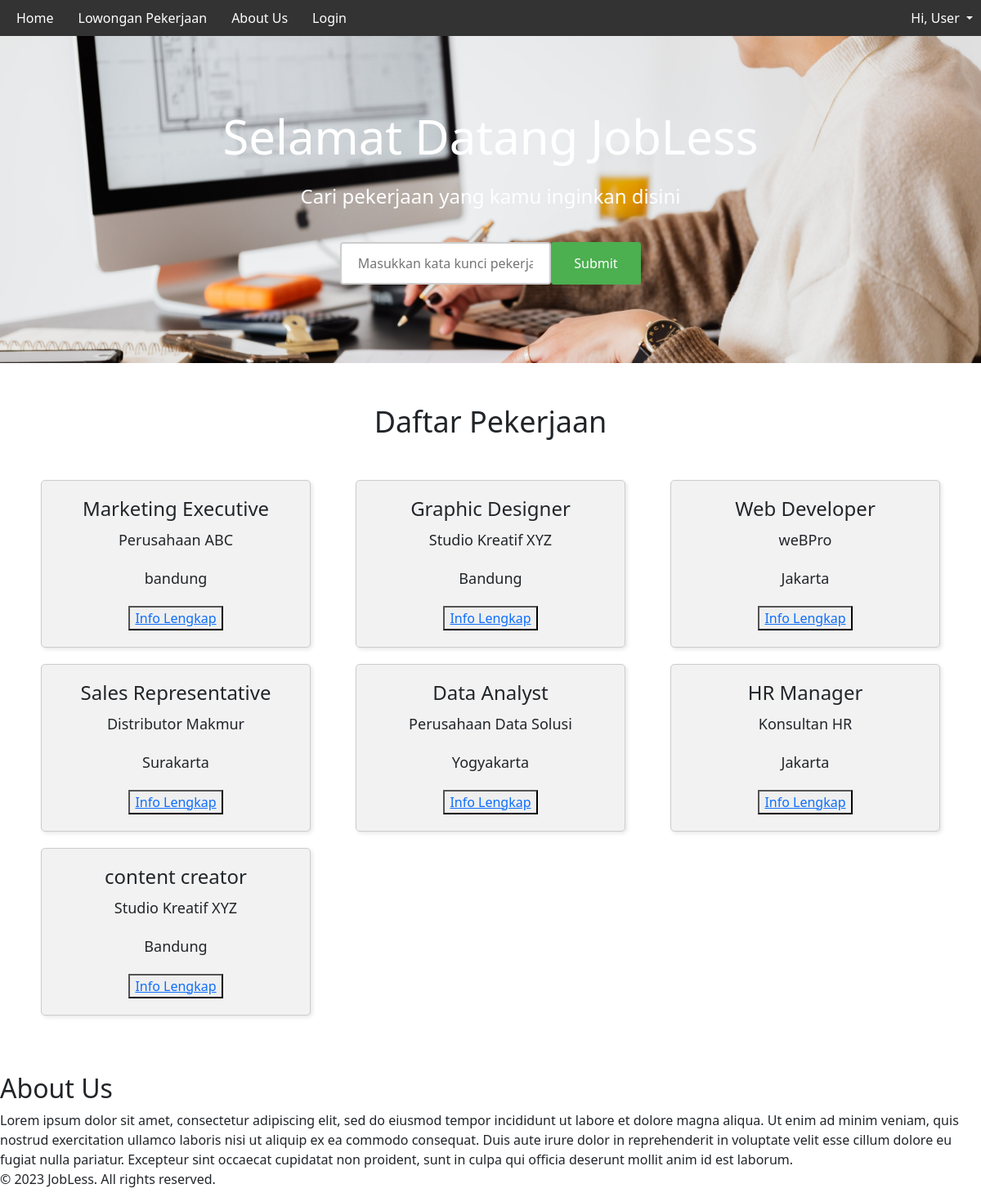
The page / on the database its author committed.
### tables this page shows
CREATE TABLE `pekerjaan` (
  `id_pekerjaan` int NOT NULL,
  `gambar` varchar(255) NOT NULL,
  `judul` varchar(255) NOT NULL,
  `nama_perusahaan` varchar(255) NOT NULL,
  `lokasi` varchar(255) NOT NULL,
  `deskripsi` varchar(255) NOT NULL,
  `persyaratan` varchar(255) NOT NULL,
  `gaji` varchar(255) NOT NULL,
  `tanggal_posting` date NOT NULL,
  `tanggal_kadaluarsa` date NOT NULL
);

### functions.php (called while the page is built, shortened)
<?php
$conn = mysqli_connect('localhost', 'root', '', 'tubes') or die('KONEKSI GAGAL!');
function query($query)
{
  global $conn;
  $result = mysqli_query($conn, $query) or die(mysqli_error($conn));
  $rows = [];
  while ($row = mysqli_fetch_assoc($result)) {
    $rows[] = $row;
  }
  return $rows;
}

### index.php (the view, shortened to what this page needs)
<?php
require("functions.php");
require("header.php");
$konten= query("SELECT * FROM pekerjaan");
?>
    <main>
      <section class="hero" id="home">
        <h1>Selamat Datang JobLess</h1>
        <p>Cari pekerjaan yang kamu inginkan disini</p>
        <form action="" method="post">
          <input type="text" name="keyword" id="keyword" placeholder="Masukkan kata kunci pekerjaan">
          <input type="submit" name="search-bu" id="search-bu">
        </form>
      </section>
      <section class="jobs" id="jobs">
        <h2>Daftar Pekerjaan</h2>
        <div class="job-listings">
          <?php foreach($konten as $kon):?>
          <div class="job">
            <h3><?= $kon['judul']; ?></h3>
            <p><?= $kon['nama_perusahaan']; ?></p>
            <p><?= $kon['lokasi']; ?></p>
            <button><a href="lamaran.php?id_pekerjaan=<?= $kon['id_pekerjaan']; ?>">Info Lengkap</a></button>
          </div>
          <?php endforeach;?>
        </div>
      </section>
    </main>
<?php
require("about.php");
require("footer.php");
?>

### css/style.css (style rules this page uses)
html, body { margin: 0; padding: 0; box-sizing: border-box; }
.hero { background-image: url('./backgrhome.jpg'); background-size: cover; background-position: center; display: flex; flex-direction: column; align-items: center; justify-content: center; height: 400px; text-align: center; }
.hero h1 { font-size: 58px; margin-bottom: 20px; color:white }
.hero p { font-size: 24px; margin-bottom: 30px; color:white }
.hero form { display: flex; align-items: center; }
.hero input[type="text"] { width: 70%; padding: 12px 20px; margin: 8px 0; box-sizing: border-box; border: 2px solid #ccc; border-radius: 4px; }
.hero input[type="submit"] { width: 30%; background-color: #4CAF50; color: white; padding: 14px 20px; margin: 8px 0; border: none; border-radius: 4px; cursor: pointer; }
.jobs { background-color: #fff; padding: 50px; text-align: center; }
.jobs h2 { font-size: 36px; margin-bottom: 20px; }
.job-listings { display: flex; justify-content: space-between; flex-wrap: wrap; margin-top: 50px; }
.job { background-color: #f2f2f2; border: 1px solid #ccc; border-radius: 5px; box-shadow: 2px 2px 5px rgba(0, 0, 0, 0.1); padding: 20px; width: 30%; margin-bottom: 20px; }
.job h3 { font-size: 24px; margin-bottom: 10px; }
.job p { font-size: 18px; margin-bottom: 20px; }

### rows shown on the page
pekerjaan: judul "Marketing Executive", nama_perusahaan "Perusahaan ABC", lokasi "bandung"
pekerjaan: judul "Graphic Designer", nama_perusahaan "Studio Kreatif XYZ", lokasi "Bandung"
pekerjaan: judul "Web Developer", nama_perusahaan "weBPro", lokasi "Jakarta"
pekerjaan: judul "Sales Representative", nama_perusahaan "Distributor Makmur", lokasi "Surakarta"
pekerjaan: judul "Data Analyst", nama_perusahaan "Perusahaan Data Solusi", lokasi "Yogyakarta"
pekerjaan: judul "HR Manager", nama_perusahaan "Konsultan HR", lokasi "Jakarta"
pekerjaan: judul "content creator", nama_perusahaan "Studio Kreatif XYZ", lokasi "Bandung"

### other values the page prints
$greeting "Hi, User"
